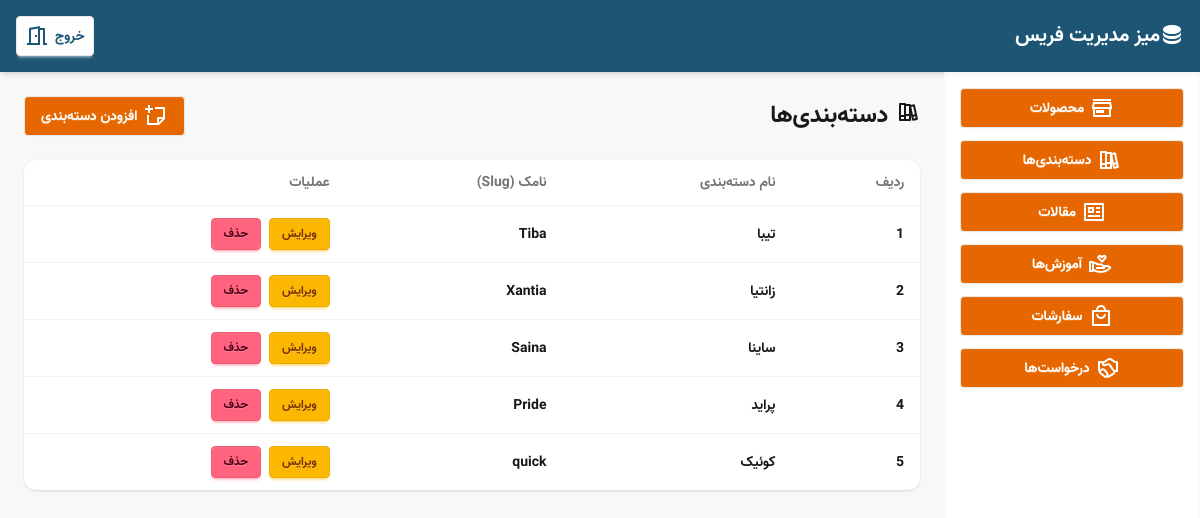
Screenshot of /dashboard/categories/ (signed in) with the database file from the repository.
### website/models.py (models this page shows, shortened)
class Category(models.Model):
    name = models.CharField(max_length=100, verbose_name="نام دسته‌بندی")
    slug = models.SlugField(unique=True, verbose_name="نامک (Slug)")
    class Meta:
        verbose_name = "دسته‌بندی"
        verbose_name_plural = "دسته‌بندی‌ها"

### website/views.py (the view)
# urls.py: path("dashboard/categories/", views.dashboard_categories, name="dashboard_categories"),
@login_required(login_url="dashboard_login")
def dashboard_categories(request):
    categories_list = Category.objects.all().order_by("name")
    paginator = Paginator(categories_list, 10)  # هر صفحه ۱۰ دسته‌بندی
    page_number = request.GET.get("page")
    page_obj = paginator.get_page(page_number)
    return render(request, "dashboard/sections/categories.html", {"page_obj": page_obj})

### website/context_processors.py (called while the page is built)
def categories_context(request):
    categories = Category.objects.all().order_by('name')
    return {'categories': categories}

### website/templates/dashboard/sections/categories.html (shortened to what this page needs)
{% extends "dashboard/base_dashboard.html" %}
{% block content %}
<div class="flex items-center justify-between mb-6">
  <h1 class="flex gap-2 text-2xl font-bold">
   دسته‌بندی‌ها
  </h1>
  <a href="{% url 'dashboard_category_add' %}" class="btn bg-[#e66700] text-[#fff]">
    افزودن دسته‌بندی
  </a>
</div>
<div class="overflow-x-auto bg-base-100 shadow rounded-xl">
  <table class="table">
    <thead>
      <tr>
        <th>ردیف</th>
        <th>نام دسته‌بندی</th>
        <th>نامک (Slug)</th>
        <th>عملیات</th>
      </tr>
    </thead>
    <tbody>
      {% for category in page_obj %}
      <tr>
        <td>{{ forloop.counter0|add:page_obj.start_index }}</td>
        <td>{{ category.name }}</td>
        <td>{{ category.slug }}</td>
        <td class="flex gap-2">
          <a href="{% url 'dashboard_category_edit' category.id %}" class="btn btn-sm btn-warning">ویرایش</a>
          <button onclick="openDeleteCategoryModal('{{ category.id }}', '{{ category.name }}')" class="btn btn-sm btn-error">حذف</button>
        </td>
      </tr>
      {% empty %}
      <tr>
        <td colspan="4" class="text-center text-gray-500">هیچ دسته‌بندی ثبت نشده است.</td>
      </tr>
      {% endfor %}
    </tbody>
  </table>
</div>
{% endblock %}

### website/static/css/style.css (style rules this page uses)
body { font-family: 'farris'; }
html { direction: rtl; unicode-bidi: embed; }
body * { text-align: right; }
:root { scrollbar-width: thin; scrollbar-color: #1d5675 #4e7f9a ;; }

### rows the page displays
Category: name "تیبا", slug "Tiba"
Category: name "زانتیا", slug "Xantia"
Category: name "ساینا", slug "Saina"
Category: name "پراید", slug "Pride"
Category: name "کوئیک", slug "quick"
